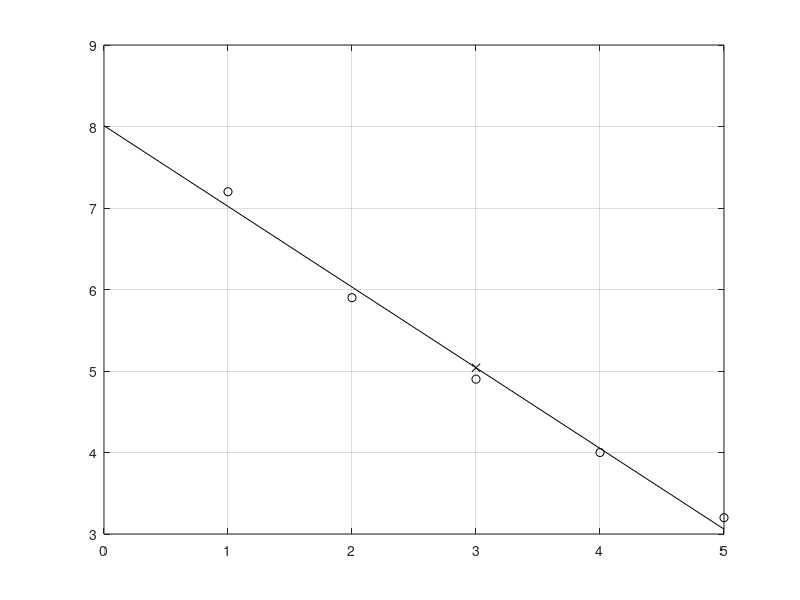

Write the MATLAB code that produced this figure. (Note: this script raises an error after producing the figure.)
X=[1 2 3 4 5] 
Y=[7.2 5.9 4.9 4 3.2] 
%Вычисление вектора коэффициентов полинома y=a1*x+a2
[a]=polyfit(X,Y,1)
%Вычисление значения полинома 
t=3;
yt=a(1)*t+a(2)
%Построение графика полинома y=a1*x+a2,
%экспериментальных точек и значения в заданной точке
%в одной графической области
x=0:5;
y=a(1)*x+a(2);
plot(X,Y,'ok',x,y,'-k',t,yt,'xk')
grid
% Вычисление коэффициента корреляции
k =cor(x,y)
